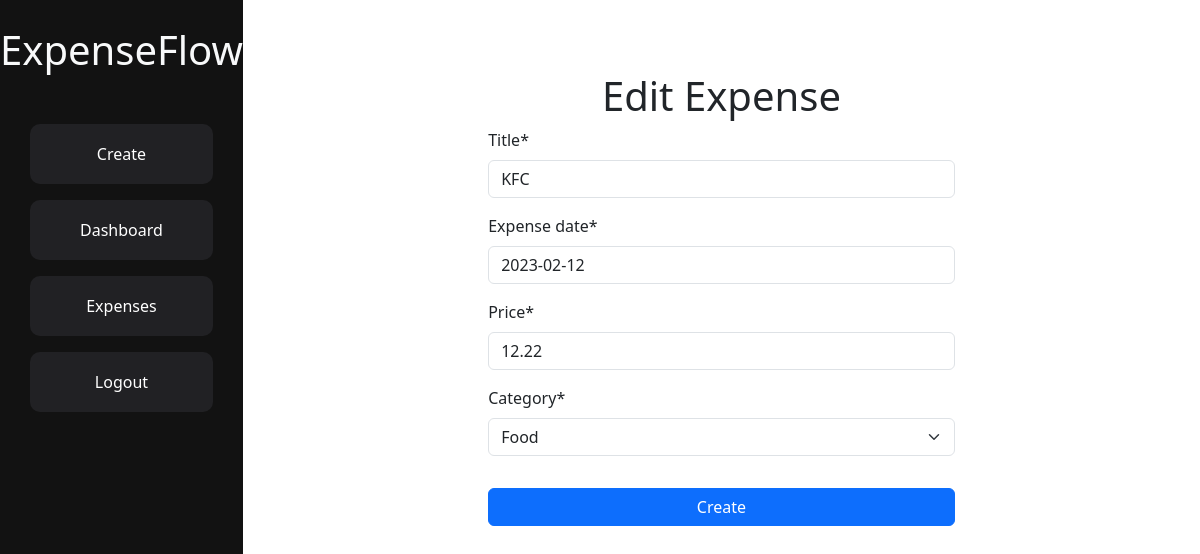
The page /expense/edit/2/ (signed in) on the database its author committed.
### app/models.py (models this page shows, shortened)
class Expense(models.Model):
    user = models.ForeignKey(User, on_delete=models.CASCADE)
    category = models.ForeignKey(Category, on_delete=models.CASCADE)
    title = models.CharField(max_length=100)
    price = models.DecimalField(max_digits=8, decimal_places=2)
    expense_date = models.DateField()
    created_date = models.DateTimeField(auto_now_add=True)

### app/views.py (the view)
# urls.py: path('expense/edit/<int:pk>/', ExpenseUpdateView.as_view(), name='expense-edit')
class ExpenseUpdateView(UpdateView):
    model = Expense
    fields = ['title', 'expense_date', 'price', 'category']
    template_name = 'expense_edit.html'
    success_url = reverse_lazy("expense-list")

### app/models.py (called while the page is built)
    def __str__(self):
        return self.name

### app/templates/expense_edit.html (shortened to what this page needs)
{% extends 'base.html' %}
{% load static %}
{% load crispy_forms_tags %}
{% block content %}
<div class=" m-auto h-50 w-100 d-flex justify-content-center align-items-center flex-column">
    <h1>Edit Expense</h1>
    <form method="POST" class="h-50 w-50">
       {{ form | crispy }}
       <button type="submit" class="mt-3 btn btn-primary w-100" >Create</button>
    </form>
</div>
{% endblock %}

### app/static/css/base.css (style rules this page uses)
* { margin: 0; padding: 0; box-sizing: border-box; }
body { height: 100vh; display: flex; justify-content: flex-start; flex-shrink: 1; font-family: 'Montserrat', sans-serif; color: #FFFFFF; }

### rows shown on the page
Expense: title "KFC", expense_date "2023-02-12", price "12.22", category "Food"
